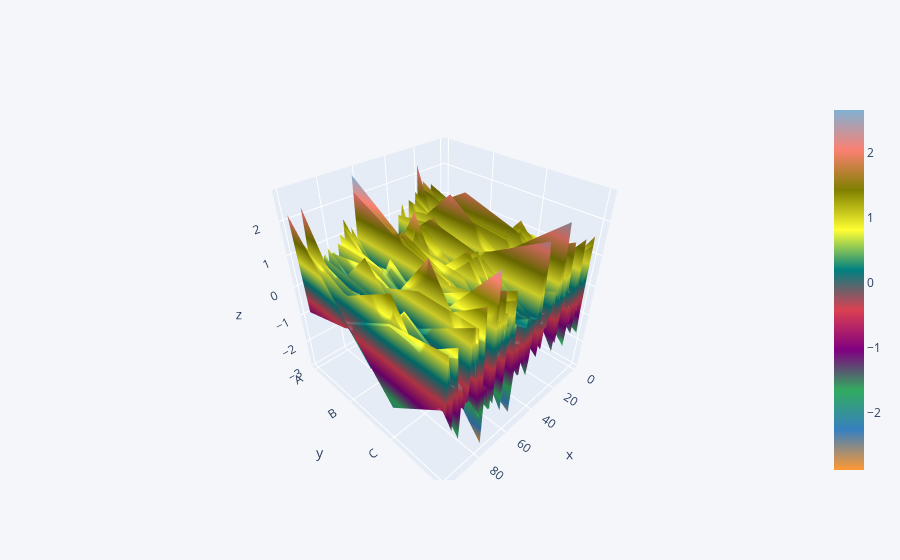

This figure's notebook cell:
### Code cell
df.iplot(kind='surface')

### Figure 1 — Plotly figure (JSON) as saved in the notebook; plotly's stock layout.template omitted (floating-point values rounded to 4 significant figures; data arrays with more than 128 entries replaced by an {"elided": "..."} marker saying what was removed)
{"data": [{"colorscale": [[0, "rgb(255, 153, 51)"], [0.1111, "rgb(55, 128, 191)"], [0.2222, "rgb(50, 171, 96)"], [0.3333, "rgb(128, 0, 128)"], [0.4444, "rgb(219, 64, 82)"], [0.5556, "rgb(0, 128, 128)"], [0.6667, "rgb(255, 255, 51)"], [0.7778, "rgb(128, 128, 0)"], [0.8889, "rgb(251, 128, 114)"], [1, "rgb(128, 177, 211)"]], "type": "surface", "x": [0, 1, 2, 3, 4, 5, 6, 7, 8, 9, 10, 11, 12, 13, 14, 15, 16, 17, 18, 19, 20, 21, 22, 23, 24, 25, 26, 27, 28, 29, 30, 31, 32, 33, 34, 35, 36, 37, 38, 39, 40, 41, 42, 43, 44, 45, 46, 47, 48, 49, 50, 51, 52, 53, 54, 55, 56, 57, 58, 59, 60, 61, 62, 63, 64, 65, 66, 67, 68, 69, 70, 71, 72, 73, 74, 75, 76, 77, 78, 79, 80, 81, 82, 83, 84, 85, 86, 87, 88, 89, 90, 91, 92, 93, 94, 95, 96, 97, 98, 99], "y": ["A", "B", "C", "D"], "z": {"elided": "4x100 float values"}}], "layout": {"legend": {"bgcolor": "#F5F6F9", "font": {"color": "#4D5663"}}, "paper_bgcolor": "#F5F6F9", "plot_bgcolor": "#F5F6F9", "title": {"font": {"color": "#4D5663"}}, "xaxis": {"gridcolor": "#E1E5ED", "showgrid": true, "tickfont": {"color": "#4D5663"}, "title": {"font": {"color": "#4D5663"}, "text": ""}, "zerolinecolor": "#E1E5ED"}, "yaxis": {"gridcolor": "#E1E5ED", "showgrid": true, "tickfont": {"color": "#4D5663"}, "title": {"font": {"color": "#4D5663"}, "text": ""}, "zerolinecolor": "#E1E5ED"}}}
